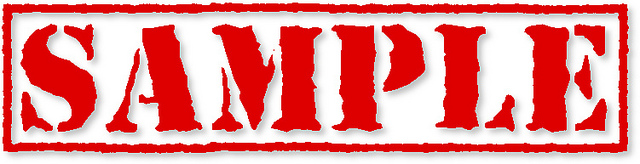
#> input picture Day 04/sample.jpg, 640 x 164 px
$ python imageprocess.py
#> lines starting #> are read from the running program, lines starting #| are printed output that depends on the picture
# -*- coding: utf-8 -*-
"""
Created on Thu Jun  6 10:21:18 2019

@author: Hp
"""

#Image processing using PIL
from PIL import Image
img = Image.open("sample.jpg")
#> img is the input picture: PIL image 640x164 RGB; mean R, G, B 232.1, 140.9, 140.9
img = Image.open("sample.jpg").convert('LA')
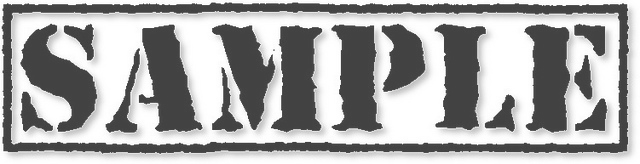
#> img: PIL image 640x164 LA; mean R, G, B, A 168.1, 168.1, 168.1, 255
img.save('greyscale.png')
img.show()
img_rotate = img.transpose(Image.ROTATE_90)
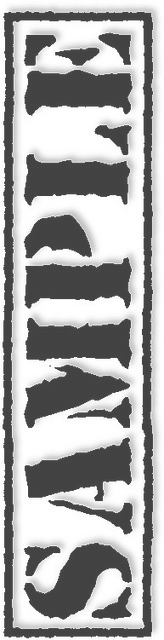
#> img_rotate: PIL image 164x640 LA; mean R, G, B, A 168.1, 168.1, 168.1, 255
img_rotate.save("rotate.jpg")
img_rotate.show()

small_im = img.resize((160, 204), resample=Image.BICUBIC)
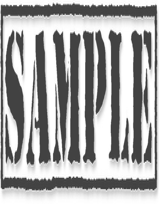
#> small_im: PIL image 160x204 LA; mean R, G, B, A 168, 168, 168, 255
small_im.save('small.jpg')
small_im.show()

img.thumbnail((75,75))
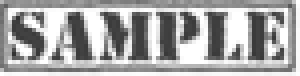
#> img: PIL image 75x19 LA (shown 4 times larger); mean R, G, B, A 166.7, 166.7, 166.7, 255
print(img.width, img.height)
#| 75 19
img.save('thumbnail.jpg')
